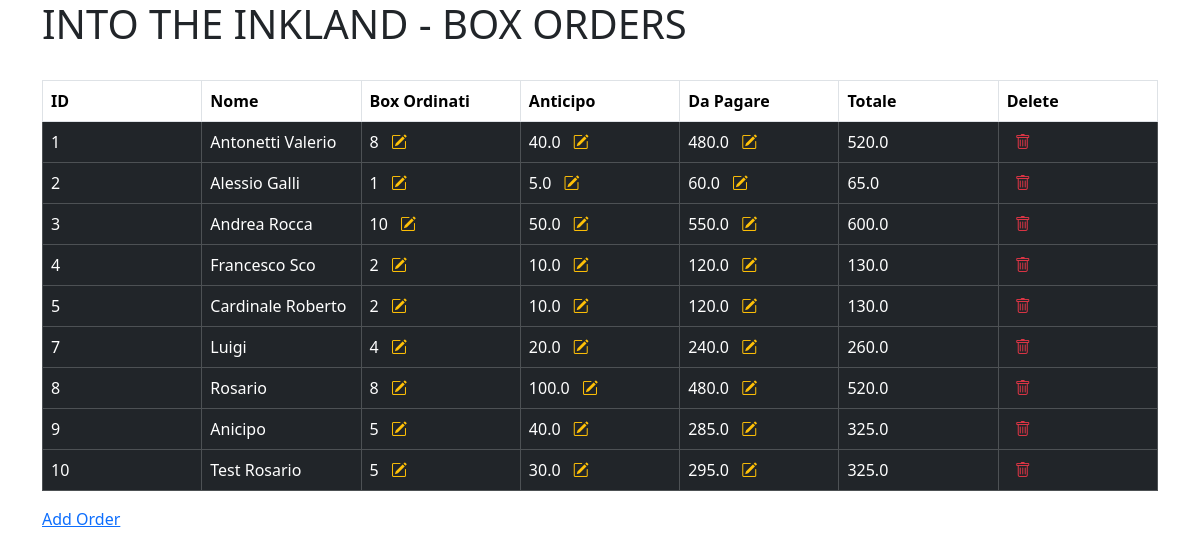
Page /boxrecap on the earlier database version.
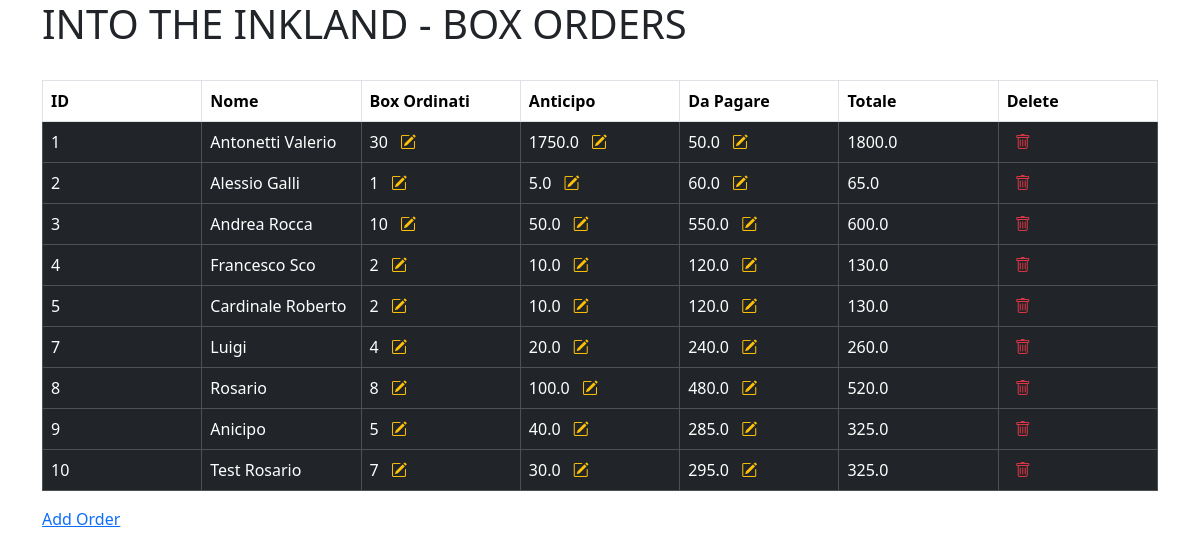
Same page on the later database version.
### db/models.py (models this page shows)
class User(Base):
    __tablename__ = 'users'
    id = Column(Integer, primary_key=True, index=True, autoincrement=True)
    name = Column(String, nullable=False)
    box = Column(Integer, nullable=False)
    payd = Column(Float)
    topay = Column(Float)
    total = Column(Float)

### main.py (the view)
@app.route("/boxrecap", methods=['GET'])
def box_recap():
    if request.method == "GET":
        db: Session = next(get_db())
        users = db.query(User).all()
        return render_template("boxrecap.html", users=users)
    else:
        return "Method not allowed"

### db/session.py (called while the page is built)
def get_db():
    db = SessionLocal()
    try:
        yield db
    finally:
        db.close()

### templates/boxrecap.html (shortened to what this page needs)
<!DOCTYPE html>
{% extends 'base.html' %}
  {% block content %}
  <div class="container">
    <div class="row">
      <div class="col-sm-12">
        <h1>INTO THE INKLAND - BOX ORDERS</h1>
        <br />
        <div class="table-responsive">
          <table class="table table-hover table-bordered">
            <thead>
              <tr>
                <th scope="col" class="col-1" >ID</th>
                <th scope="col" class="col-1">Nome</th>
                <th scope="col" class="col-1">Box Ordinati</th>
                <th scope="col" class="col-1">Anticipo</th>
                <th scope="col" class="col-1">Da Pagare</th>
                <th scope="col" class="col-1">Totale</th>
                <th scope="col" class="col-1">Delete</th>
              </tr>
            </thead>
            <tbody>
              {% for user in users %}
              <tr class="table-dark">
                <td>{{ user.id }}</td>
                <td>{{ user.name }}</td>
                <td>{{ user.box }}
                  <a
                    href="{{ url_for('add_box', user_id=user.id) }}"
                    class="text-warning ms-2"
                    title="Aggiungi box"
                  >
                    <i class="bi bi-pencil-square"></i>
                  </a>
                </td>
                <td>{{ user.payd }}
                  <a
                    href="{{ url_for('deposit', user_id=user.id) }}"
                    class="text-warning ms-2"
                    title="Vai alla pagina di pagamento"
                  >
                    <i class="bi bi-pencil-square"></i>
                  </a>
                </td>
                <td>
                  {{ user.topay }}
                  <a
                    href="{{ url_for('pay', user_id=user.id) }}"
                    class="text-warning ms-2"
                    title="Vai alla pagina di pagamento"
                  >
                    <i class="bi bi-pencil-square"></i>
                  </a>
                </td>
                <td>{{ user.total }}</td>
                <td>
                  <a
                    href="{{ url_for('delete_user', user_id=user.id) }}"
                    class="text-danger ms-2 delete-btn"
                    data-user-id="{{ user.id }}"
                    title="Cancella record"
                  >
                    <i class="bi bi-trash"></i>
                  </a>
                </td>
              </tr>
              {% endfor %}
            </tbody>
          </table>
        </div>
        <p><a href="{{ url_for('add_user') }}">Add Order</a></p>
      </div>
    </div>
  </div>
  {% endblock %}

### templates/base.html (shortened to what this page needs)
<!DOCTYPE html>
<html lang="en">
  <head>
      {{ bootstrap.load_css() }}
      <link href="https://cdn.jsdelivr.net/npm/bootstrap-icons@1.10.5/font/bootstrap-icons.css" rel="stylesheet">
  </head>
  <body>
    {% block content %}{% endblock %}
  </body>
</html>

Differences in the rows shown:
changed User "Antonetti Valerio": box "8" → "30"; payd "40.0" → "1750.0"; topay "480.0" → "50.0"; total "520.0" → "1800.0"
changed User "Test Rosario": box "5" → "7"
